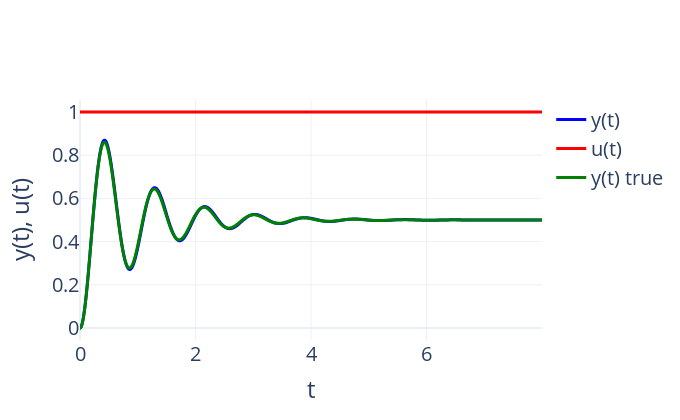

Source (notebook cell):
### Code cell
# Plot solution using plotly
fig = go.Figure()
fig.add_trace(go.Scatter(x=ts, y=solution[:, 0], name='y(t)', line_shape='spline', line=dict(color='blue', width=3)))
fig.add_trace(go.Scatter(x=ts, y=[u0(t) for t in ts], name='u(t)', line_shape='spline', line=dict(color='red', width=3)))
fig.add_trace(go.Scatter(x=ts, y=true_solution[:, 0], name='y(t) true', line_shape='spline', line=dict(color='green', width=3)))
fig.update_layout(xaxis_title='t', yaxis_title='y(t), u(t)')
fig.update_layout(template='plotly_white')
fig.update_layout(font=dict(size=20))
fig.update_layout(width=680, height=420)
fig.write_image('solution_second.pdf')
fig.show()

### Figure 1 — Plotly figure (JSON) as saved in the notebook; plotly's stock layout.template omitted (floating-point values rounded to 4 significant figures; data arrays with more than 128 entries replaced by an {"elided": "..."} marker saying what was removed)
{"data": [{"line": {"color": "blue", "shape": "spline", "width": 3}, "name": "y(t)", "type": "scatter", "x": {"elided": "8000 float values"}, "y": {"elided": "8000 float values"}}, {"line": {"color": "red", "shape": "spline", "width": 3}, "name": "u(t)", "type": "scatter", "x": {"elided": "8000 float values"}, "y": {"elided": "8000 int values"}}, {"line": {"color": "green", "shape": "spline", "width": 3}, "name": "y(t) true", "type": "scatter", "x": {"elided": "8000 float values"}, "y": {"elided": "8000 float values"}}], "layout": {"font": {"size": 20}, "height": 420, "width": 680, "xaxis": {"title": {"text": "t"}}, "yaxis": {"title": {"text": "y(t), u(t)"}}}}
